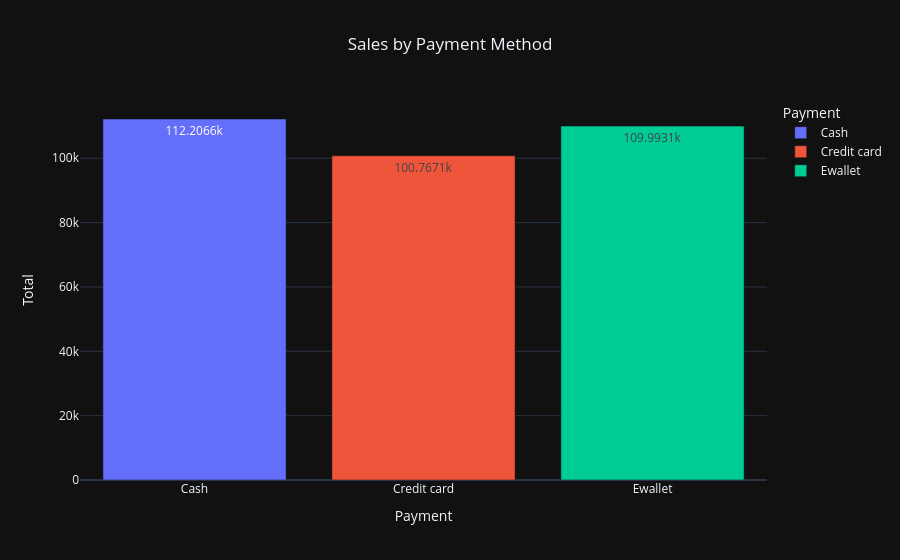

The code cell stored with this chart in its notebook:
### Code cell
payment_sales = df.groupby('Payment')['Total'].sum().reset_index()

fig = px.bar(
    payment_sales,
    x='Payment',
    y='Total',
    color='Payment',
    title='Sales by Payment Method',
    template='plotly_dark',
    text_auto=True
)

fig.update_layout(title_x=0.5)
fig.show()

### Figure 1 — Plotly figure (JSON) as saved in the notebook; plotly's stock layout.template omitted (floating-point values rounded to 4 significant figures)
{"data": [{"hovertemplate": "Payment=%{x}<br>Total=%{y}<extra></extra>", "legendgroup": "Cash", "marker": {"color": "#636efa", "pattern": {"shape": ""}}, "name": "Cash", "orientation": "v", "showlegend": true, "textposition": "auto", "texttemplate": "%{y}", "type": "bar", "x": ["Cash"], "xaxis": "x", "y": [112200.0], "yaxis": "y"}, {"hovertemplate": "Payment=%{x}<br>Total=%{y}<extra></extra>", "legendgroup": "Credit card", "marker": {"color": "#EF553B", "pattern": {"shape": ""}}, "name": "Credit card", "orientation": "v", "showlegend": true, "textposition": "auto", "texttemplate": "%{y}", "type": "bar", "x": ["Credit card"], "xaxis": "x", "y": [100800.0], "yaxis": "y"}, {"hovertemplate": "Payment=%{x}<br>Total=%{y}<extra></extra>", "legendgroup": "Ewallet", "marker": {"color": "#00cc96", "pattern": {"shape": ""}}, "name": "Ewallet", "orientation": "v", "showlegend": true, "textposition": "auto", "texttemplate": "%{y}", "type": "bar", "x": ["Ewallet"], "xaxis": "x", "y": [110000.0], "yaxis": "y"}], "layout": {"barmode": "relative", "legend": {"title": {"text": "Payment"}, "tracegroupgap": 0}, "title": {"text": "Sales by Payment Method", "x": 0.5}, "xaxis": {"anchor": "y", "categoryarray": ["Cash", "Credit card", "Ewallet"], "categoryorder": "array", "domain": [0, 1], "title": {"text": "Payment"}}, "yaxis": {"anchor": "x", "domain": [0, 1], "title": {"text": "Total"}}}}
